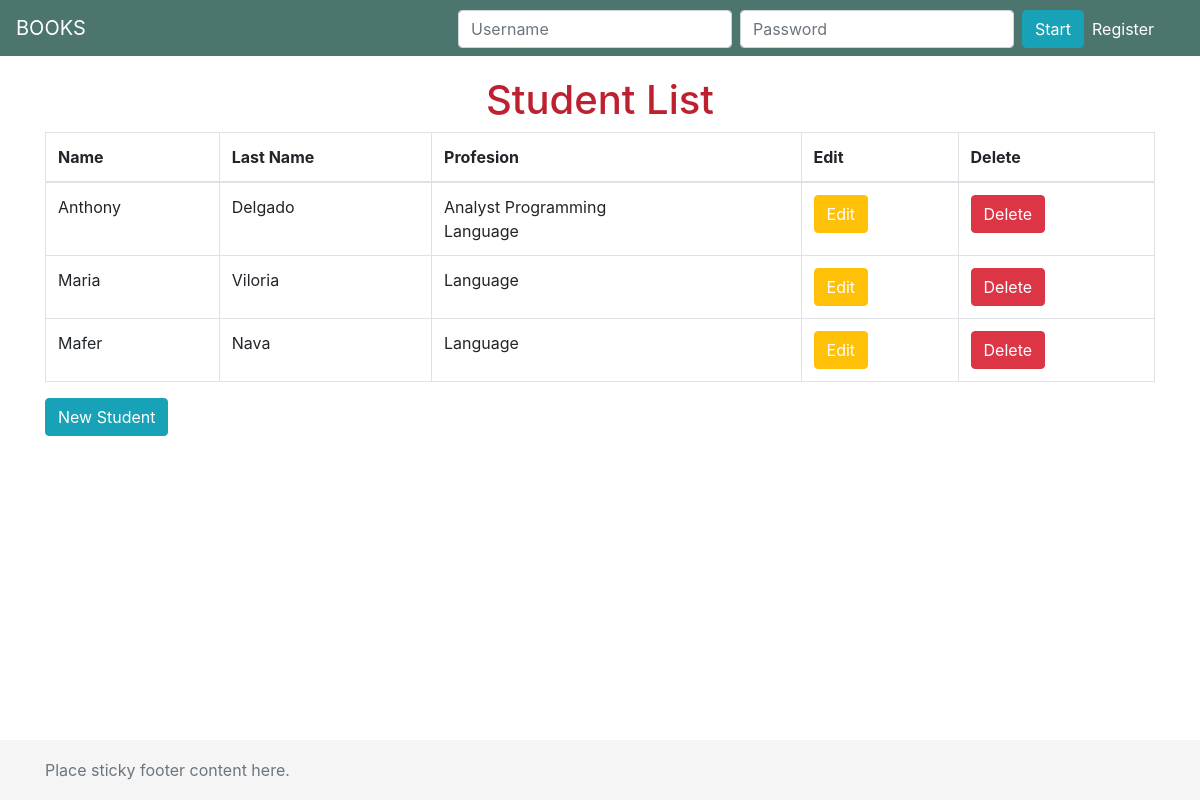
The app's page /home/student/list/ with its own data.
### apps/models.py (models this page shows, shortened)
class Student(models.Model):
    name = models.CharField(max_length=50)
    last_name = models.CharField(max_length=50)
    subject_student = models.ManyToManyField(Subject)

class Subject(models.Model):
    name = models.CharField(max_length=50)
    number_credits = models.IntegerField()

### apps/views.py (the view)
# urls.py: path('student/list/', views.list_student, name='list_student'),
def list_student(request):
    student = Student.objects.all()
    return render(request, template_name='list_student.html', context={'student': student})

### templates/list_student.html (shortened to what this page needs)
{% extends 'layouts/base.html' %}
{% load staticfiles %}
{% block content %}
    <h1 style="text-align: center; color: #bd2130;">Student List</h1>
    <table class="table table-bordered">
        <thead>
        <tr>
            <th>Name</th>
            <th>Last Name</th>
            <th>Profesion</th>
            <th>Edit</th>
            <th>Delete</th>
        </tr>
        </thead>
        <tbody>
        {% for stu in student %}
            <tr>
                <td>{{ stu.name }}</td>
                <td>{{ stu.last_name }}</td>
                <td>
                    {% for sb_s in stu.subject_student.all %}
                        {{ sb_s.name }} <br/>
                    {% endfor %}
                </td>
                <td><a class="btn btn-warning" style="color: white;" href="{% url 'edit_student' stu.id %}">Edit</a>
                </td>
                <td><a class="btn btn-danger" style="color: white;" href="{% url 'delete_student' stu.id %}">Delete</a>
                </td>
            </tr>
        {% endfor %}
        </tbody>
    </table>
    <a class="btn btn-info" href="{% url 'create_student' %}">New Student</a>
{% endblock %}

### apps/static/css/footer.css (style rules this page uses)
html { position: relative; min-height: 100%; }
body { margin-bottom: 60px; }

### records on screen
Student: name "Anthony", last_name "Delgado"
Subject: name "Analyst Programming"
Subject: name "Language"
Student: name "Maria", last_name "Viloria"
Student: name "Mafer", last_name "Nava"
